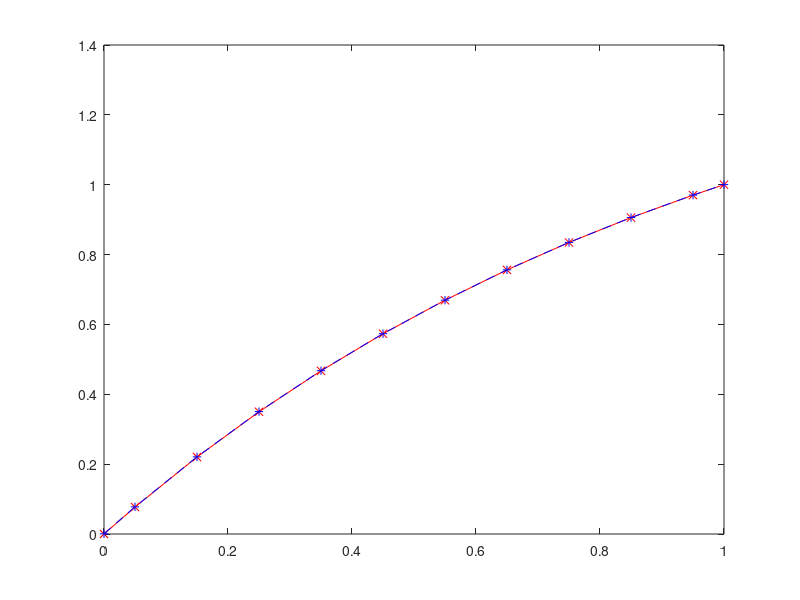

Reproduce this figure in MATLAB. (Note: this script raises an error after producing the figure.)
clear all
clc
%% Problem parameters - 1D Poisson Equation                       
% a0             initial value of input x
% b0             final value of input x
% h              step size
% alpha, beta    Robin constraint parameters

a0 = 0;
b0 = 1;
h = 0.1; % Change to: 0.20, 0.10, 0.05
N = (b0-a0)/h; % Number of nodes

% Robin boundary conditions
lambda = -1;
alpha = -exp(lambda);
beta = (exp(lambda) - 1)/ lambda;

% Functions for 1D Poisson Equation
% \nabla^2 u(x) = F(x)
% see \cite{hernandez2007large} for more information
% RHS function of the 1D Poisson Equation
F  = @(x) lambda*lambda*exp(lambda*x)/(exp(lambda)-1);
% Analytical solution of the 1D Poisson Equation
f  = @(x) (exp(lambda*x)-1)/(exp(lambda)-1);

% Gradient opeator G
G = zeros(N+1, N+2);
G(1,1:3) = [-8/3 3 -1/3];
for i=2:N
    G(i, i:i+1) = [-1 1];
end
G(N+1, N:N+2) = [1/3 -3 8/3];
G = (1/h)*G;

% Divergence operator D
D = zeros(N, N+1);
for i = 1:N
    D(i, i:i+1) = [-1 1];
end
D = (1/h)*D;

% Laplace operator L
L = zeros(N+2, N+2);
L(2:N+1, :) = D*G;

% Expanded Divergence operator Dt
Dt = zeros(N+2, N+1);
Dt(2:N+1, :) = D;

% Weighted inner product matrix P1
P1 = zeros(N+1);
P1(1,1) = 1/2;
P1(N+1, N+1) = 1/2;
P1(2:N, 2:N) = eye(N-1);

% Weighted inner product matrix P2
P2 = zeros(N+1);
P2(1,1) = 3/8;
P2(2,2) = 9/8;
P2(N, N) = 9/8;
P2(N+1, N+1) = 3/8;
P2(3:N-1, 3:N-1) = eye(N-3);

% Boundary operator B1
B1 = zeros(N+2, N+1);
B1(1,1)= -1;
B1(N+2, N+1) = 1;
B11 = B1*G;

% Boundary operator B2
B2 = Dt + G' * P2;
B2 = h*B2;
B22 = B2*G;

% RHS vector 'b' for the linear system Ai*x = b, i=1,2
b = zeros(N+2,1);
b(1,1) = -1;
b(N+2,1) = 0;
xi = i*h;
for i = 2:N+1
    b(i,1) = F((i-1-1/2)*h);
end

% Matrix A
A = zeros(N+2, N+2);
A(1,1) = 1;
A(N+2, N+2) = 1;

% Matriz LHS # 1 by Support Operator Method
A1 = alpha*A + beta*B1*G + L;
cond=condest(A1);

% Matriz LHS # 2 by Castillo-Grone Method
A2 = alpha*A + beta*B2*G + L;
condA2=condest(A2);

% Linear system # 1
%        [L,U] = ilu(sparse(A1),struct('type','ilutp','droptol',1e-6));
%        M=L*U; 
%        A1=M\A1; b=M\b;
%x1 = A1\b;
%x1 = inv(A1)*b;
%m=N/2;

%% Preconditioners
%        [L,U] = ilu(A);
        setup.type = 'ilutp';
         setup.droptol = 1e-6;
         setup.udiag=1;
       [L,U] = ilu(sparse(A1),setup);
         M=L*U; 
%         clear L U;
         A1=M\A1; b=M\b;


% Jacobi
% CondA=condest(A)
% tStart=tic;
% M_jacobi=(diag(diag(A1)))^-1;
% A1=M_jacobi*A1;
% b=M_jacobi*b;
% cond=condest(A1);

% SOR
% CondA=condest(A1)
% n=size(A);
% tStart=tic;
% omega=1;
% D=diag(diag(A1));
% L=-(tril(A1)-D);
% M_sor=(1/omega)*D-L;
% A1=M_sor\A1;
% b=M_sor\b;

%% Iterative methods
 %tStart=tic;
%[x1,flag1,resgmres1,ITER1,resvec1] = gmres(A1,b,10,1e-6,1000);
%x1 = gmres(A1,b,10,1e-9,1000);
[x1,flag1,resgmres1,ITER1,resvec1] = bicgstab(A1,b,1e-6,1000);
%time =toc(tStart)

%% Adaptive Iterative methods - UNDER CONSTRUCTION
%%%%%%%%%%%%%%%%%%%%%%%%%%%%%%%%%%%%%%%%%%%%%%%%%%%%%%%%%%%%%%%%%%%%%%%%%%%
% % Par�metros globales
% itermax = 1000; %2000 funciona
% tol = 1e-06;
% end_count = 1;
% % Par�metro de Adaptive-LGMRESE     
% eps0 = 0.5;
% alpha = 3;
% Name_Matrix_1 = 'A_1 u=b';
% Name_Matrix_2 = 'A_2 u=b';
% %%%%%%%%%%%%%%%%%%%%%%%%%%%%%%%%%%%%%%%%%%%%%%%%%%%%%%%%%%%%%%%%%%%%%%%%%%%
% % LGMRES-E(m,d,l)
% m0 = 30;
% d0 = 2;
% l0 = 2;
% color = 'r-';
% print = 0;
% temp = zeros(end_count, 1);
% for count = 1:end_count
%     if count == end_count
%         print = 1;
%     end
%     [vec5, vny, xx] = adaptive_LGMRESE(A1, b, m0, d0, l0, itermax, tol, alpha, eps0, color, print, Name_Matrix_1);
%     temp(count)=vec5(1);
% end
% sum_s= vec5(3);
% t_prom5 = mean(temp);
% t_std_dev5 = std(temp);
% restart = vec5(2);
% metrics_LGMRESE = [t_prom5 t_std_dev5 vec5(2) vec5(3)];

%% Parameters
% alpha=-3; %2
% delta=5; %0.8
% opts_tol=1e-6;
% itermax=1000;
% p = 1;
    
% %%       %PD-GMRES(m)
% % The original idea was to compute the average execution time,
% % we may discuss if this is still necessary 
% for i=1:p
%     color_pd_gmres='b';
%     mPD=30;
%     %alpha=2;
%     %rootFolder = fileparts(pwd); % go to the root folder
%     %srcFolder = fullfile(rootFolder, 'src'); % enter the data folder
%     %cd(srcFolder)
%     [time, logres_pd_gmres, u3]=pd_gmres(A1,b, mPD, alpha, delta,itermax, Name_Matrix_1);
%     %sol7(size(sol7,1)+1,:)= [time];
% end

% Sistema lineal # 2
%x2 = A2\b;
%x2 = inv(A2)*b;


% Shift x2 hacia arriba para mejor visualizacion
% for i = 1:size(x2,1)
%     x2(i,1) = x2(i,1); %+ epsilon; % quitar el epsilon si es necesario
% end

% Grid: xcb = valores de x en los nodos y en la frontera
xcb = zeros(1, N+2);
xcb(1,1) = a0;
xcb(1,N+2) = b0;
for i = 2:N+1
    xcb(1,i) = a0 + (i-1-1/2)*h;
end
xcb = xcb';

% Plot
figure
p = plot(xcb, f(xcb), 'r-x', ...
    xcb, x1, 'b--+');
p(1).LineWidth = 2;
p(2).LineWidth = 2;
xlim([0 1])
ylim([0 1])
legend('Analytical solution', 'Numerical solution', 'Location', 'southeast')
title('Numerical solution v. analytical solution',...
    'FontWeight','bold')
xlabel('x_i in [0,1]')
ylabel('u_i = u(x_i)')

% Medir error RMSE, ver Tesis
%e1 = xcb(2:N+1) - x1(2:N+1);
% e2 = xcb(2:N+1) - x2(2:N+1);
%e1 = xcb - x1;
f_xcb=f(xcb);
e1 = f_xcb - x1;
%error=norm(e1);
%error_relativo=norm(e1)/norm(f_xcb);
%e2 = xcb - x2;
e11 = e1.*e1;
%e22 = e2.*e2;
av1 = mean(e11);
%av2 = mean(e22);
ecm = sqrt(av1);


%ecm = immse(f_xcb,x1); %Error cuadrático medio


%rmse2 = sqrt(av2);

% Imprimir resultados
% fprintf('m = %f\n', m)

fprintf('h = %f\n', h)
%fprintf('av1 = %f\n', av1)
%fprintf('av2 = %f\n', av2)
%fprintf('rmse1 = %f\n', rmse1)
fprintf('ecm = %f\n', ecm)
%fprintf('error = %f\n', error)
%fprintf('error_relativo = %f\n', error_relativo)


fprintf('cond = %f\n', cond)

%v = [h av1 av2 rmse1 rmse2];